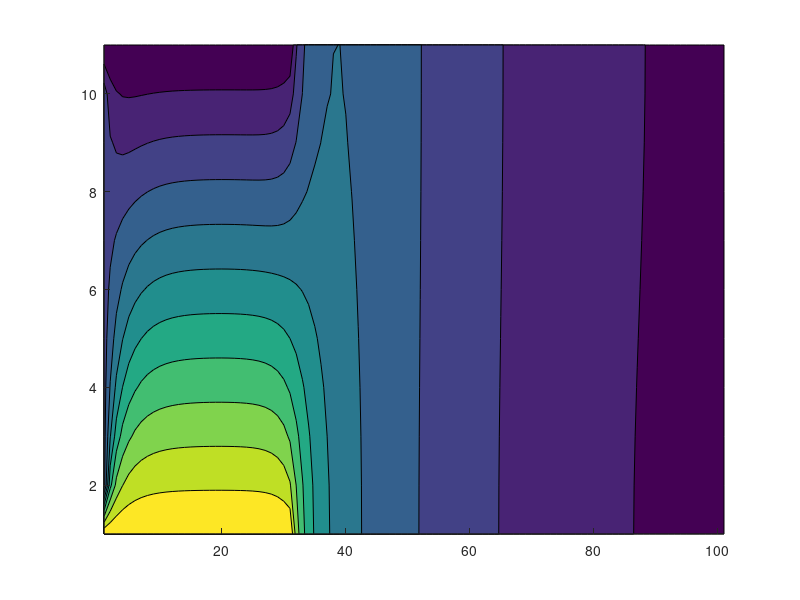

The MATLAB script that drew this image: (Note: this script raises an error after producing the figure.)
clear;clc; close all;

%% Define Model Variables
Length=0.3; %Assume total length of canal 30cm
H=0.03; %Width of canal in m

T_Hot = 40; %degC
T_Cold= 10; %degC
T_Env=17; %degC
%Assume water passes through the channel
m= 0.891*0.001; %Pas
k= 0.607; %W/mK
Cp=4180; %J/kgK
den=997; %kg/m^3
dP_dx = -20; %pressure difference in channel

%% Define Grid Mesh
dh=1 ;
L=10; 
x=0:dh:10*L; x(end)=10*L; 
y=0:dh:L; y(end)=L; 
nx=length(x);  % number of nodes in x direction
ny=length(y);  % number of nodes in y direction 
dh=Length/(nx-1);
n=nx*ny;       % total number of nodes 

%% Mark Nodes
top=ny+1:ny:n-2*ny+1; bottom=2*ny:ny:n-ny;
left=2:ny-1; right=(n-ny+2):n-1;
corners=[1 ny n-ny+1 n];
inner=1:n; inner([left right top bottom corners])=[];
border=1:n; border(inner)=[];

plate_cover = 0.3; %percentage of plates to total length
plate_length = plate_cover*Length;
HotPlate = [corners(1) top(1:plate_length/dh)]; %nodes corresponding to Hot Plate
ColdPlate = [corners(2) bottom(1:plate_length/dh)]; %nodes corresponding to Cold Plate

%% Peclet Number

v_mean=(-1/12)*(dP_dx)*H^2; 
Re=den*v_mean*10*L/m;
Pr=m*Cp/k;
Pe=Re*Pr;

%% Calculations 

B=-(dh)^2*(m/k)*(1/(2*m))*(dP_dx).*(y.^2-2*H.*y+H^2);
B=B'; B=flip(B); 
B=repmat(B,1,nx);
B(HotPlate)=T_Hot; B(ColdPlate)=T_Cold; 
B(left)=T_Env;
B=reshape(B,n,1);

D_minus_ny=[repmat([0 ones(1,ny-2) 0],1,length(ColdPlate)-1) ones(1,n-ColdPlate(end)-ny) 2*ones(1,ny) zeros(1,ny)];
D_minus_1=[[0 zeros(1,ny-2) 0] repmat([0 ones(1,ny-2) 0],1,length(ColdPlate)-1) repmat([0 ones(1,ny-2) 2],1,nx-length(ColdPlate)) 0];
D_minus_1(1)=[];
D_0=[[1 ones(1,ny-2) 1] repmat([1 -4*ones(1,ny-2) 1],1,length(ColdPlate)-1) -4*ones(1,n-ColdPlate(end))];
D_plus_1=[0 [0 zeros(1,ny-2) 0] repmat([0 ones(1,ny-2) 0],1,length(ColdPlate)-1) repmat([2 ones(1,ny-2) 0],1,nx-length(ColdPlate))]; D_plus_1(end)=[];
D_plus_ny=[zeros(1,ny) zeros(1,ny) repmat([0 ones(1,ny-2) 0],1,length(ColdPlate)-1) ones(1,n-ColdPlate(end)-ny)];

A=sparse(n,n);
A=spdiags(D_minus_ny',-ny,A);
A=spdiags(D_minus_1',-1,A);
A=spdiags(D_0',0,A);
A=spdiags(D_plus_1',1,A);
A=spdiags(D_plus_ny',ny,A);

T=A\B;
T=reshape(T,ny,nx);
figure(1);contourf(T,"ShowText",true)
title('Temperature Profile within entire channel')
xlabel('Length of channel (cm)')
xticks(floor(nx/10*[0:1:10]))
xticklabels({'0','3','6','9','12','15','18','21','24','27','30'})
ylabel('width of channel (cm)')
yticks(floor(ny/10*[0:1:10]))
yticklabels({'0','0.3','0.6','0.9','1.2','1.5','1.8','2.1','2.4','2.7','3.0'})

T_graph=T(:,[1 floor(length(ColdPlate)/2) length(ColdPlate)+3 floor(0.8*nx) nx]);
figure(2); plot(T_graph)
legend({'entrance','within plates','right after plates','away from plates','end of channel'})
title('Temperature Profiles at select cross sections')
xlabel('Cross Section of Sensor Array-nodes in y direction')
ylabel('Temperature (C)')
axis([1 ny 10 40])